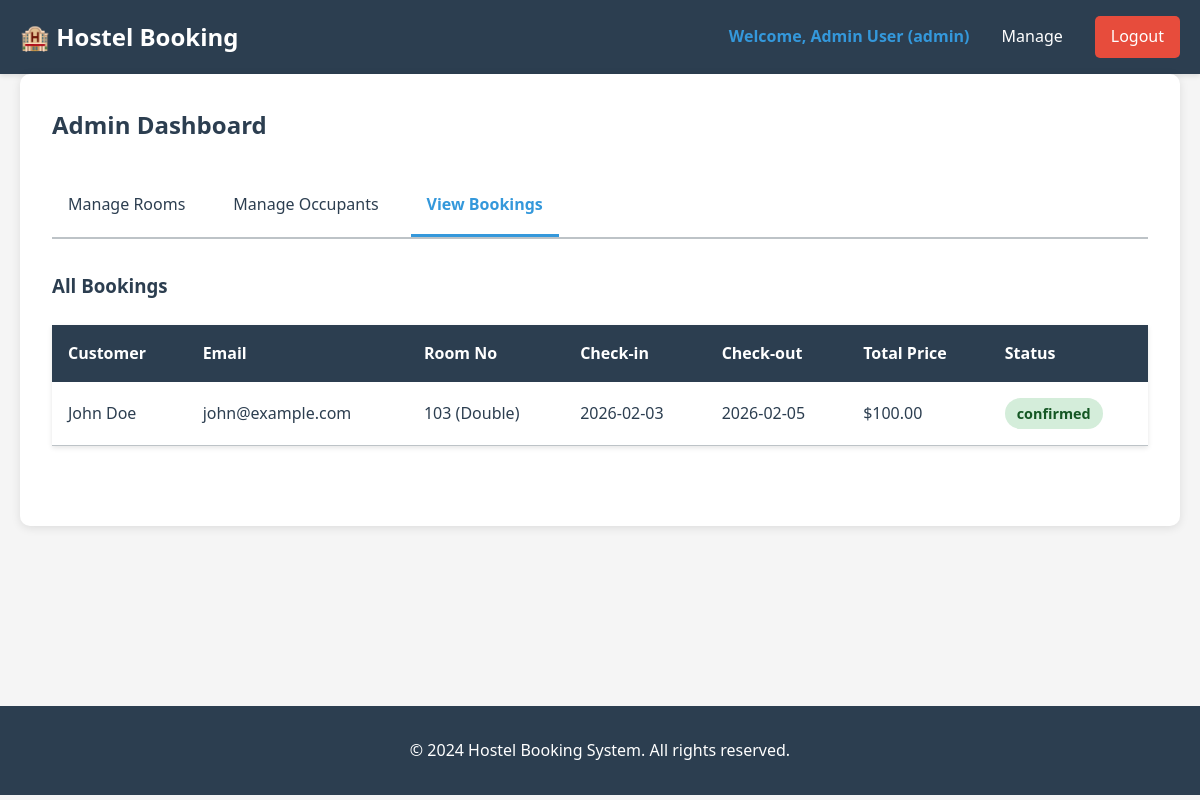
The page /public/add.php?action=bookings (signed in) on the database its author committed.
### tables this page shows
CREATE TABLE bookings (
    id INT PRIMARY KEY AUTO_INCREMENT,
    user_id INT NOT NULL,
    room_id INT NOT NULL,
    check_in DATE NOT NULL,
    check_out DATE NOT NULL,
    total_price DECIMAL(10, 2) NOT NULL,
    status ENUM('confirmed', 'cancelled', 'checked-out') DEFAULT 'confirmed',
    created_at TIMESTAMP DEFAULT CURRENT_TIMESTAMP,
    FOREIGN KEY (user_id) REFERENCES users(id) ON DELETE CASCADE,
    FOREIGN KEY (room_id) REFERENCES rooms(id) ON DELETE CASCADE
);

CREATE TABLE users (
    id INT PRIMARY KEY AUTO_INCREMENT,
    name VARCHAR(100) NOT NULL,
    email VARCHAR(100) UNIQUE NOT NULL,
    password VARCHAR(255) NOT NULL,
    phone VARCHAR(20) NOT NULL,  
    role ENUM('admin', 'customer') DEFAULT 'customer',
    created_at TIMESTAMP DEFAULT CURRENT_TIMESTAMP
);

CREATE TABLE rooms (
    id INT PRIMARY KEY AUTO_INCREMENT,
    room_no VARCHAR(20) UNIQUE NOT NULL,
    type VARCHAR(50) NOT NULL,
    capacity INT NOT NULL,
    price DECIMAL(8, 2) NOT NULL,
    status ENUM('available', 'occupied', 'maintenance') DEFAULT 'available',
    created_at TIMESTAMP DEFAULT CURRENT_TIMESTAMP
);

### includes/functions.php (called while the page is built, shortened)
<?php
function sanitize($input) {
    return htmlspecialchars(trim($input), ENT_QUOTES, 'UTF-8');
}
function escape($output) {
    return htmlspecialchars($output, ENT_QUOTES, 'UTF-8');
}
?>

### public/add.php (the view, shortened to what this page needs)
<?php
require_once '../config/db.php';
require_once '../includes/functions.php';
$action = sanitize($_GET['action'] ?? 'rooms');
$rooms = $pdo->query('SELECT * FROM rooms ORDER BY room_no ASC')->fetchAll();
$csrf_token = generateCSRFToken();
?>
<?php require_once '../includes/header.php'; ?>
<div class="admin-dashboard">
    <h2>Admin Dashboard</h2>
    <div class="admin-tabs">
        <a href="?action=rooms" class="tab-link <?php echo $action === 'rooms' ? 'active' : ''; ?>">Manage Rooms</a>
        <a href="?action=occupants" class="tab-link <?php echo $action === 'occupants' ? 'active' : ''; ?>">Manage Occupants</a>
        <a href="?action=bookings" class="tab-link <?php echo $action === 'bookings' ? 'active' : ''; ?>">View Bookings</a>
    </div>
    <?php if ($action === 'rooms'): ?>
        <section class="admin-section">
            <h3>Add New Room</h3>
            <form method="POST" class="form">
                <div class="form-row">
                    <div class="form-group">
                        <label for="room_no">Room Number</label>
                        <input type="text" id="room_no" name="room_no" required placeholder="e.g., 101">
                    </div>
                    <div class="form-group">
                        <label for="type">Room Type</label>
                        <select id="type" name="type" required>
                            <option value="">Select Type</option>
                            <option value="Single">Single</option>
                            <option value="Double">Double</option>
                            <option value="Dormitory">Dormitory</option>
                            <option value="Suite">Suite</option>
                        </select>
                    </div>
                </div>
                <div class="form-row">
                    <div class="form-group">
                        <label for="capacity">Capacity</label>
                        <input type="number" id="capacity" name="capacity" required placeholder="Number of beds" min="1">
                    </div>
                    <div class="form-group">
                        <label for="price">Price (per night)</label>
                        <input type="number" id="price" name="price" required placeholder="e.g., 50.00" step="0.01" min="0">
                    </div>
                </div>
                <input type="hidden" name="csrf_token" value="<?php echo $csrf_token; ?>">
                <button type="submit" class="btn btn-primary">Add Room</button>
            </form>
            <h3>Existing Rooms</h3>
            <table class="table">
                <thead>
                    <tr>
                        <th>Room No</th>
                        <th>Type</th>
                        <th>Capacity</th>
                        <th>Price</th>
                        <th>Status</th>
                        <th>Actions</th>
                    </tr>
                </thead>
                <tbody>
                    <?php foreach ($rooms as $room): ?>
                        <tr>
                            <td><?php echo escape($room['room_no']); ?></td>
                            <td><?php echo escape($room['type']); ?></td>
                            <td><?php echo escape($room['capacity']); ?> beds</td>
                            <td>$<?php echo escape($room['price']); ?></td>
                            <td><span class="status status-<?php echo strtolower($room['status']); ?>"><?php echo escape($room['status']); ?></span></td>
                            <td>
                                <a href="edit.php?id=<?php echo $room['id']; ?>&type=room" class="btn btn-small btn-warning">Edit</a>
                                <a href="delete.php?id=<?php echo $room['id']; ?>&type=room" class="btn btn-small btn-danger" onclick="return confirm('Are you sure?')">Delete</a>
                            </td>
                        </tr>
                    <?php endforeach; ?>
                </tbody>
            </table>
        </section>
    <?php elseif ($action === 'bookings'): ?>
        <section class="admin-section">
            <h3>All Bookings</h3>
            <?php
            $bookings = $pdo->query('
                SELECT b.*, u.name, u.email, r.room_no, r.type
                FROM bookings b
                JOIN users u ON b.user_id = u.id
                JOIN rooms r ON b.room_id = r.id
                ORDER BY b.check_in DESC
            ')->fetchAll();
            ?>
            <?php if (empty($bookings)): ?>
                <p>No bookings found.</p>
            <?php else: ?>
                <table class="table">
                    <thead>
                        <tr>
                            <th>Customer</th>
                            <th>Email</th>
                            <th>Room No</th>
                            <th>Check-in</th>
                            <th>Check-out</th>
                            <th>Total Price</th>
                            <th>Status</th>
                        </tr>
                    </thead>
                    <tbody>
                        <?php foreach ($bookings as $booking): ?>
                            <tr>
                                <td><?php echo escape($booking['name']); ?></td>
                                <td><?php echo escape($booking['email']); ?></td>
                                <td><?php echo escape($booking['room_no']); ?> (<?php echo escape($booking['type']); ?>)</td>
                                <td><?php echo escape($booking['check_in']); ?></td>
                                <td><?php echo escape($booking['check_out']); ?></td>
                                <td>$<?php echo escape($booking['total_price']); ?></td>
                                <td><span class="status status-<?php echo strtolower($booking['status']); ?>"><?php echo escape($booking['status']); ?></span></td>
                            </tr>
                        <?php endforeach; ?>
                    </tbody>
                </table>
            <?php endif; ?>
        </section>
    <?php endif; ?>
</div>
<?php require_once '../includes/footer.php'; ?>

### assets/css/style.css (style rules this page uses)
* { margin: 0; padding: 0; box-sizing: border-box; }
:root { --primary-color: #2c3e50; --secondary-color: #3498db; --success-color: #27ae60; --danger-color: #e74c3c; --warning-color: #f39c12; --light-bg: #ecf0f1; --text-color: #2c3e50; --border-color: #bdc3c7; }
body { font-family: 'Segoe UI', Tahoma, Geneva, Verdana, sans-serif; color: var(--text-color); line-height: 1.6; background-color: #f5f5f5; }
a { text-decoration: none; color: inherit; }
.status { display: inline-block; padding: 0.25rem 0.75rem; border-radius: 20px; font-size: 0.9rem; font-weight: bold; }
.status-confirmed { background-color: #d4edda; color: #155724; }
.table { width: 100%; border-collapse: collapse; background-color: white; box-shadow: 0 2px 5px rgba(0, 0, 0, 0.1); margin-bottom: 2rem; }
.table thead { background-color: var(--primary-color); color: white; }
.table th { padding: 1rem; text-align: left; font-weight: bold; }
.table td { padding: 1rem; border-bottom: 1px solid var(--border-color); }
.admin-dashboard { background-color: white; border-radius: 10px; padding: 2rem; box-shadow: 0 2px 10px rgba(0, 0, 0, 0.1); }
.admin-dashboard h2 { margin-bottom: 2rem; }
.admin-tabs { display: flex; gap: 1rem; margin-bottom: 2rem; border-bottom: 2px solid var(--border-color); }
.tab-link { padding: 1rem; cursor: pointer; border-bottom: 3px solid transparent; transition: all 0.3s; }
.tab-link:hover, .tab-link.active { border-bottom-color: var(--secondary-color); color: var(--secondary-color); font-weight: bold; }
.admin-section { margin-bottom: 3rem; }
.admin-section h3 { margin-bottom: 1.5rem; margin-top: 2rem; }

### rows shown on the page
bookings: user.name "John Doe", user.email "john@example.com", room.room_no "103", room.type "Double", check_in "2026-02-03", check_out "2026-02-05", total_price "100.00", status "confirmed"

### other values the page prints
getCurrentUser()['name'] "Admin User"
getCurrentUser()['role'] "admin"
